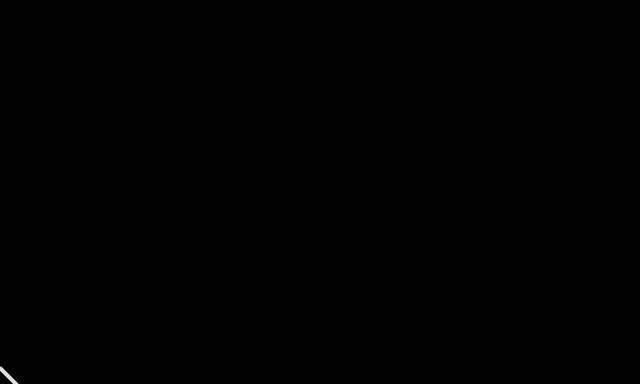
Frame 1 (no input)
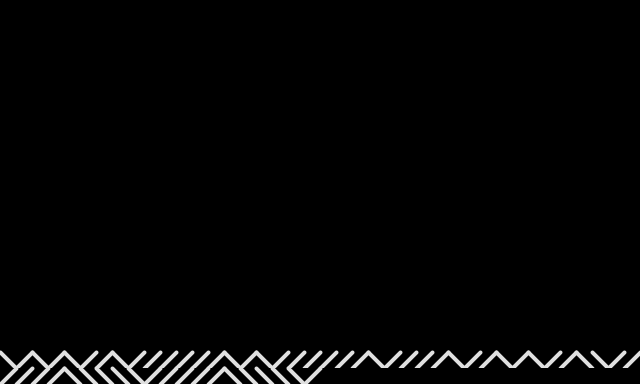
Frame 60 (the mouse pressed at the canvas centre just before this capture)
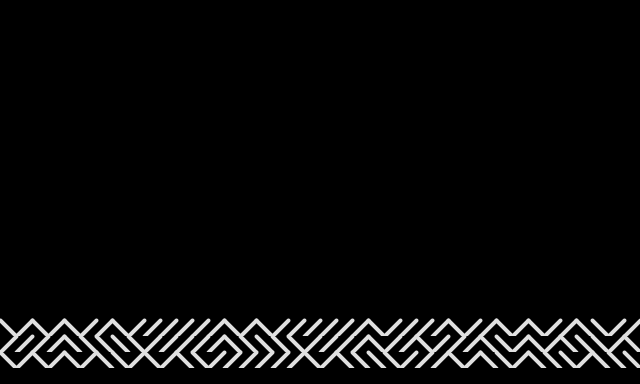
Frame 120 (the mouse held since frame 60 and released just before this capture)

The Processing sketch that drew these frames (run headless with seeded random() and noise(); from frame 60 on, the mouse is pressed at the canvas centre):

// Processing sketch: ProcessingPortOf10Print
// ── ProcessingPortOf10Print.pde
 int w = 16;
    int h = 16;
    int index = 0;
    void setup() {
      size(640, 384);
      background(0);
      strokeWeight(4);
      stroke(224);
      smooth();
}
    void draw() {
      int x1 = w*index;
      int x2 = x1 + w;
      int y1 = h*23;
      int y2 = h*24;
      if (random(2) < 1) {
        line(x2, y1, x1, y2);
      } else {
        line(x1, y1, x2, y2);
}
      index++;
      if (index == width/w) {
        PImage p = get(0, h, width, h*23);
        background(0);
        set(0, 0, p);
        index = 0;
} }
